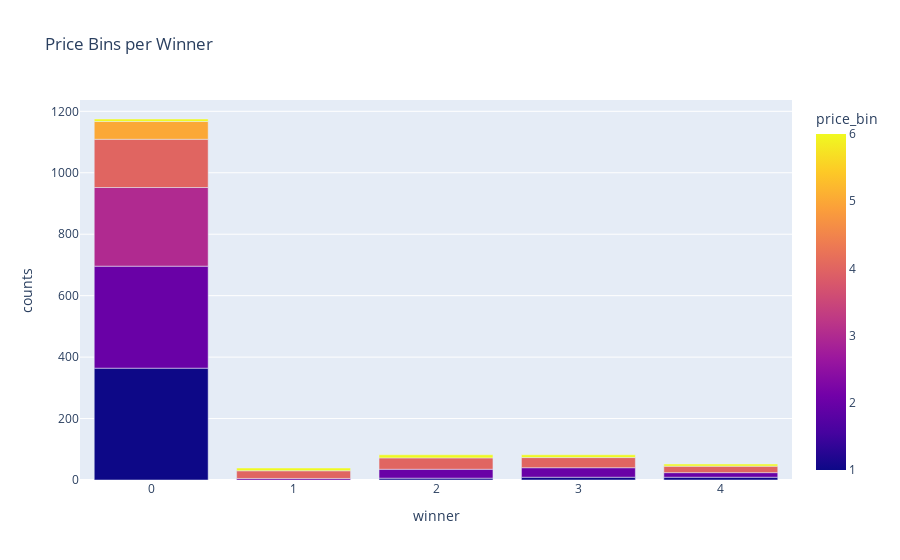

Write notebook code for a chart like this one.
### Code cell
counts = df.groupby(['winner', 'price_bin']).size().reset_index(name='counts')
fig = px.bar(counts, x='winner', y='counts', color='price_bin',
             title='Price Bins per Winner', barmode='stack')
fig.show()

### Figure 1 — Plotly figure (JSON) as saved in the notebook; plotly's stock layout.template omitted (floating-point values rounded to 4 significant figures)
{"data": [{"alignmentgroup": "True", "hovertemplate": "winner=%{x}<br>counts=%{y}<br>price_bin=%{marker.color}<extra></extra>", "legendgroup": "", "marker": {"color": [1, 2, 3, 4, 5, 6, 2, 4, 6, 1, 2, 4, 6, 1, 2, 4, 6, 1, 2, 4, 6], "coloraxis": "coloraxis", "pattern": {"shape": ""}}, "name": "", "offsetgroup": "", "orientation": "v", "showlegend": false, "textposition": "auto", "type": "bar", "x": [0, 0, 0, 0, 0, 0, 1, 1, 1, 2, 2, 2, 2, 3, 3, 3, 3, 4, 4, 4, 4], "xaxis": "x", "y": [364, 332, 256, 157, 58, 8, 5, 25, 9, 6, 29, 37, 10, 9, 31, 33, 9, 9, 15, 21, 7], "yaxis": "y"}], "layout": {"barmode": "stack", "coloraxis": {"colorbar": {"title": {"text": "price_bin"}}, "colorscale": [[0, "#0d0887"], [0.1111, "#46039f"], [0.2222, "#7201a8"], [0.3333, "#9c179e"], [0.4444, "#bd3786"], [0.5556, "#d8576b"], [0.6667, "#ed7953"], [0.7778, "#fb9f3a"], [0.8889, "#fdca26"], [1, "#f0f921"]]}, "legend": {"tracegroupgap": 0}, "title": {"text": "Price Bins per Winner"}, "xaxis": {"anchor": "y", "domain": [0, 1], "title": {"text": "winner"}}, "yaxis": {"anchor": "x", "domain": [0, 1], "title": {"text": "counts"}}}}
